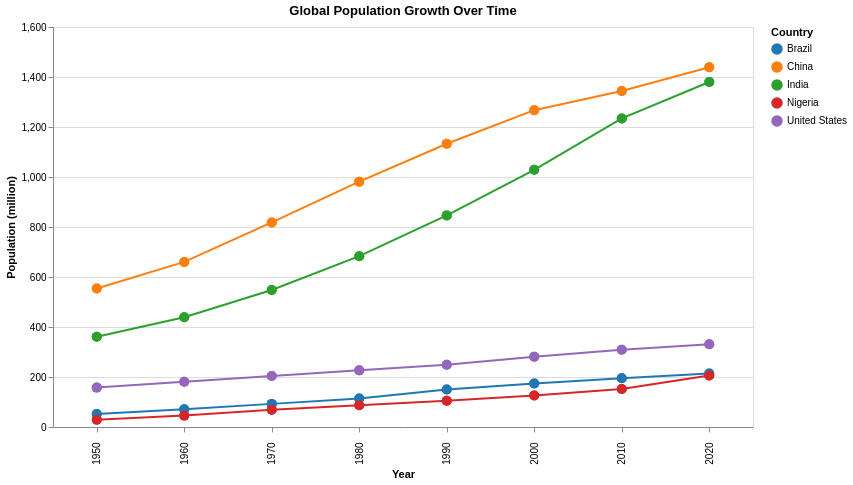

Write the Vega-Lite specification saved for this chart.
### Vega-Lite specification from a JSON file in a GitHub repository (floating-point values rounded to 4 significant figures)
{"$schema": "https://vega.github.io/schema/vega-lite/v5.json", "title": "Global Population Growth Over Time", "data": {"values": [{"Country": "China", "Year": 1950, "Population": 554005000, "Continent": "Asia"}, {"Country": "China", "Year": 1960, "Population": 660330000, "Continent": "Asia"}, {"Country": "China", "Year": 1970, "Population": 818315000, "Continent": "Asia"}, {"Country": "China", "Year": 1980, "Population": 981235000, "Continent": "Asia"}, {"Country": "China", "Year": 1990, "Population": 1133020000, "Continent": "Asia"}, {"Country": "China", "Year": 2000, "Population": 1267320000, "Continent": "Asia"}, {"Country": "China", "Year": 2010, "Population": 1344130000, "Continent": "Asia"}, {"Country": "China", "Year": 2020, "Population": 1439323776, "Continent": "Asia"}, {"Country": "India", "Year": 1950, "Population": 361000000, "Continent": "Asia"}, {"Country": "India", "Year": 1960, "Population": 439235000, "Continent": "Asia"}, {"Country": "India", "Year": 1970, "Population": 548159000, "Continent": "Asia"}, {"Country": "India", "Year": 1980, "Population": 683329000, "Continent": "Asia"}, {"Country": "India", "Year": 1990, "Population": 846387000, "Continent": "Asia"}, {"Country": "India", "Year": 2000, "Population": 1028690000, "Continent": "Asia"}, {"Country": "India", "Year": 2010, "Population": 1234280000, "Continent": "Asia"}, {"Country": "India", "Year": 2020, "Population": 1380004385, "Continent": "Asia"}, {"Country": "United States", "Year": 1950, "Population": 157553000, "Continent": "North America"}, {"Country": "United States", "Year": 1960, "Population": 180671000, "Continent": "North America"}, {"Country": "United States", "Year": 1970, "Population": 203984000, "Continent": "North America"}, {"Country": "United States", "Year": 1980, "Population": 226542000, "Continent": "North America"}, {"Country": "United States", "Year": 1990, "Population": 248709000, "Continent": "North America"}, {"Country": "United States", "Year": 2000, "Population": 281421000, "Continent": "North America"}, {"Country": "United States", "Year": 2010, "Population": 308745538, "Continent": "North America"}, {"Country": "United States", "Year": 2020, "Population": 331002651, "Continent": "North America"}, {"Country": "Brazil", "Year": 1950, "Population": 51910000, "Continent": "South America"}, {"Country": "Brazil", "Year": 1960, "Population": 70700000, "Continent": "South America"}, {"Country": "Brazil", "Year": 1970, "Population": 92500000, "Continent": "South America"}, {"Country": "Brazil", "Year": 1980, "Population": 113800000, "Continent": "South America"}, {"Country": "Brazil", "Year": 1990, "Population": 150000000, "Continent": "South America"}, {"Country": "Brazil", "Year": 2000, "Population": 174000000, "Continent": "South America"}, {"Country": "Brazil", "Year": 2010, "Population": 195000000, "Continent": "South America"}, {"Country": "Brazil", "Year": 2020, "Population": 213993437, "Continent": "South America"}, {"Country": "Nigeria", "Year": 1950, "Population": 28820000, "Continent": "Africa"}, {"Country": "Nigeria", "Year": 1960, "Population": 45600000, "Continent": "Africa"}, {"Country": "Nigeria", "Year": 1970, "Population": 69000000, "Continent": "Africa"}, {"Country": "Nigeria", "Year": 1980, "Population": 87300000, "Continent": "Africa"}, {"Country": "Nigeria", "Year": 1990, "Population": 105000000, "Continent": "Africa"}, {"Country": "Nigeria", "Year": 2000, "Population": 126000000, "Continent": "Africa"}, {"Country": "Nigeria", "Year": 2010, "Population": 152000000, "Continent": "Africa"}, {"Country": "Nigeria", "Year": 2020, "Population": 206139589, "Continent": "Africa"}, {"Country": "China", "Year": 1950, "Population": 554005000, "Continent": "All"}, {"Country": "China", "Year": 1960, "Population": 660330000, "Continent": "All"}, {"Country": "China", "Year": 1970, "Population": 818315000, "Continent": "All"}, {"Country": "China", "Year": 1980, "Population": 981235000, "Continent": "All"}, {"Country": "China", "Year": 1990, "Population": 1133020000, "Continent": "All"}, {"Country": "China", "Year": 2000, "Population": 1267320000, "Continent": "All"}, {"Country": "China", "Year": 2010, "Population": 1344130000, "Continent": "All"}, {"Country": "China", "Year": 2020, "Population": 1439323776, "Continent": "All"}, {"Country": "India", "Year": 1950, "Population": 361000000, "Continent": "All"}, {"Country": "India", "Year": 1960, "Population": 439235000, "Continent": "All"}, {"Country": "India", "Year": 1970, "Population": 548159000, "Continent": "All"}, {"Country": "India", "Year": 1980, "Population": 683329000, "Continent": "All"}, {"Country": "India", "Year": 1990, "Population": 846387000, "Continent": "All"}, {"Country": "India", "Year": 2000, "Population": 1028690000, "Continent": "All"}, {"Country": "India", "Year": 2010, "Population": 1234280000, "Continent": "All"}, {"Country": "India", "Year": 2020, "Population": 1380004385, "Continent": "All"}, {"Country": "United States", "Year": 1950, "Population": 157553000, "Continent": "All"}, {"Country": "United States", "Year": 1960, "Population": 180671000, "Continent": "All"}, {"Country": "United States", "Year": 1970, "Population": 203984000, "Continent": "All"}, {"Country": "United States", "Year": 1980, "Population": 226542000, "Continent": "All"}, {"Country": "United States", "Year": 1990, "Population": 248709000, "Continent": "All"}, {"Country": "United States", "Year": 2000, "Population": 281421000, "Continent": "All"}, {"Country": "United States", "Year": 2010, "Population": 308745538, "Continent": "All"}, {"Country": "United States", "Year": 2020, "Population": 331002651, "Continent": "All"}, {"Country": "Brazil", "Year": 1950, "Population": 51910000, "Continent": "All"}, {"Country": "Brazil", "Year": 1960, "Population": 70700000, "Continent": "All"}, {"Country": "Brazil", "Year": 1970, "Population": 92500000, "Continent": "All"}, {"Country": "Brazil", "Year": 1980, "Population": 113800000, "Continent": "All"}, {"Country": "Brazil", "Year": 1990, "Population": 150000000, "Continent": "All"}, {"Country": "Brazil", "Year": 2000, "Population": 174000000, "Continent": "All"}, {"Country": "Brazil", "Year": 2010, "Population": 195000000, "Continent": "All"}, {"Country": "Brazil", "Year": 2020, "Population": 213993437, "Continent": "All"}, {"Country": "Nigeria", "Year": 1950, "Population": 28820000, "Continent": "All"}, {"Country": "Nigeria", "Year": 1960, "Population": 45600000, "Continent": "All"}, {"Country": "Nigeria", "Year": 1970, "Population": 69000000, "Continent": "All"}, {"Country": "Nigeria", "Year": 1980, "Population": 87300000, "Continent": "All"}, {"Country": "Nigeria", "Year": 1990, "Population": 105000000, "Continent": "All"}, {"Country": "Nigeria", "Year": 2000, "Population": 126000000, "Continent": "All"}, {"Country": "Nigeria", "Year": 2010, "Population": 152000000, "Continent": "All"}, {"Country": "Nigeria", "Year": 2020, "Population": 206139589, "Continent": "All"}]}, "transform": [{"calculate": "datum.Population / 1000000", "as": "Population (million)"}, {"filter": {"selection": "Continent", "field": "Continent", "equal": "Continent"}}], "selection": {"Continent": {"type": "single", "fields": ["Continent"], "bind": {"input": "select", "options": ["All", "Asia", "North America", "South America", "Africa"], "name": "Select Continent"}}}, "mark": {"type": "line", "point": {"filled": true, "size": 100}}, "encoding": {"x": {"field": "Year", "type": "ordinal", "title": "Year", "labelAngle": 0, "axis": {"values": [1950, 1960, 1970, 1980, 1990, 2000, 2010, 2020], "labelOverlap": "parity", "labelPadding": 10}}, "y": {"field": "Population (million)", "type": "quantitative", "title": "Population (million)", "axis": {"tickCount": 10, "grid": true}}, "color": {"field": "Country", "type": "nominal", "scale": {"scheme": "category10"}, "legend": {"title": "Country"}}, "tooltip": [{"field": "Country", "title": "Country"}, {"field": "Year", "title": "Year"}, {"field": "Population (million)", "title": "Population (million)"}]}, "width": 700, "height": 400}
